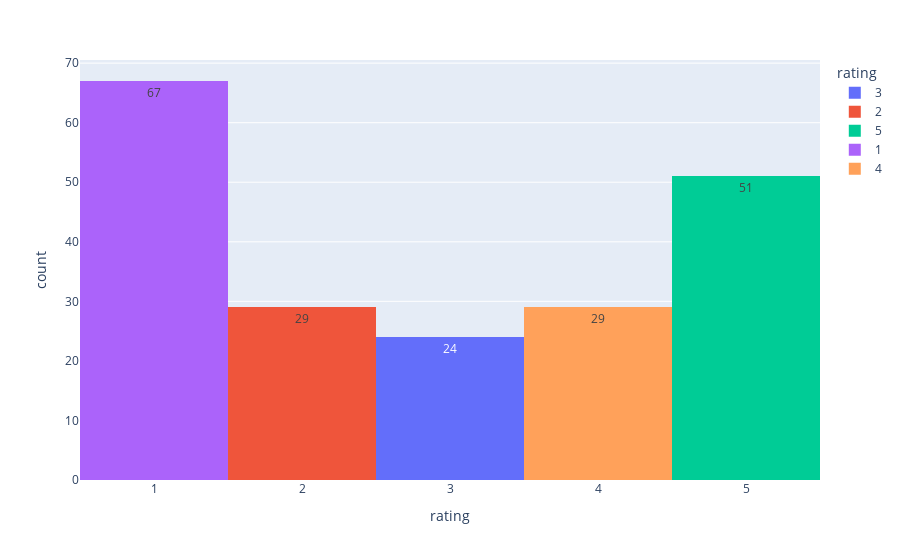

The code cell stored with this chart in its notebook:
### Code cell
fg = px.histogram(df, x = 'rating', nbins=5, color="rating", text_auto=True)
fg.show()

### Figure 1 — Plotly figure (JSON) as saved in the notebook; plotly's stock layout.template omitted (floating-point values rounded to 4 significant figures)
{"data": [{"alignmentgroup": "True", "bingroup": "x", "hovertemplate": "rating=%{x}<br>count=%{y}<extra></extra>", "legendgroup": "3", "marker": {"color": "#636efa", "pattern": {"shape": ""}}, "name": "3", "nbinsx": 5, "offsetgroup": "3", "orientation": "v", "showlegend": true, "texttemplate": "%{value}", "type": "histogram", "x": [3, 3, 3, 3, 3, 3, 3, 3, 3, 3, 3, 3, 3, 3, 3, 3, 3, 3, 3, 3, 3, 3, 3, 3], "xaxis": "x", "yaxis": "y"}, {"alignmentgroup": "True", "bingroup": "x", "hovertemplate": "rating=%{x}<br>count=%{y}<extra></extra>", "legendgroup": "2", "marker": {"color": "#EF553B", "pattern": {"shape": ""}}, "name": "2", "nbinsx": 5, "offsetgroup": "2", "orientation": "v", "showlegend": true, "texttemplate": "%{value}", "type": "histogram", "x": [2, 2, 2, 2, 2, 2, 2, 2, 2, 2, 2, 2, 2, 2, 2, 2, 2, 2, 2, 2, 2, 2, 2, 2, 2, 2, 2, 2, 2], "xaxis": "x", "yaxis": "y"}, {"alignmentgroup": "True", "bingroup": "x", "hovertemplate": "rating=%{x}<br>count=%{y}<extra></extra>", "legendgroup": "5", "marker": {"color": "#00cc96", "pattern": {"shape": ""}}, "name": "5", "nbinsx": 5, "offsetgroup": "5", "orientation": "v", "showlegend": true, "texttemplate": "%{value}", "type": "histogram", "x": [5, 5, 5, 5, 5, 5, 5, 5, 5, 5, 5, 5, 5, 5, 5, 5, 5, 5, 5, 5, 5, 5, 5, 5, 5, 5, 5, 5, 5, 5, 5, 5, 5, 5, 5, 5, 5, 5, 5, 5, 5, 5, 5, 5, 5, 5, 5, 5, 5, 5, 5], "xaxis": "x", "yaxis": "y"}, {"alignmentgroup": "True", "bingroup": "x", "hovertemplate": "rating=%{x}<br>count=%{y}<extra></extra>", "legendgroup": "1", "marker": {"color": "#ab63fa", "pattern": {"shape": ""}}, "name": "1", "nbinsx": 5, "offsetgroup": "1", "orientation": "v", "showlegend": true, "texttemplate": "%{value}", "type": "histogram", "x": [1, 1, 1, 1, 1, 1, 1, 1, 1, 1, 1, 1, 1, 1, 1, 1, 1, 1, 1, 1, 1, 1, 1, 1, 1, 1, 1, 1, 1, 1, 1, 1, 1, 1, 1, 1, 1, 1, 1, 1, 1, 1, 1, 1, 1, 1, 1, 1, 1, 1, 1, 1, 1, 1, 1, 1, 1, 1, 1, 1, 1, 1, 1, 1, 1, 1, 1], "xaxis": "x", "yaxis": "y"}, {"alignmentgroup": "True", "bingroup": "x", "hovertemplate": "rating=%{x}<br>count=%{y}<extra></extra>", "legendgroup": "4", "marker": {"color": "#FFA15A", "pattern": {"shape": ""}}, "name": "4", "nbinsx": 5, "offsetgroup": "4", "orientation": "v", "showlegend": true, "texttemplate": "%{value}", "type": "histogram", "x": [4, 4, 4, 4, 4, 4, 4, 4, 4, 4, 4, 4, 4, 4, 4, 4, 4, 4, 4, 4, 4, 4, 4, 4, 4, 4, 4, 4, 4], "xaxis": "x", "yaxis": "y"}], "layout": {"barmode": "relative", "legend": {"title": {"text": "rating"}, "tracegroupgap": 0}, "margin": {"t": 60}, "xaxis": {"anchor": "y", "categoryarray": [3, 2, 5, 1, 4], "categoryorder": "array", "domain": [0, 1], "title": {"text": "rating"}}, "yaxis": {"anchor": "x", "domain": [0, 1], "title": {"text": "count"}}}}
